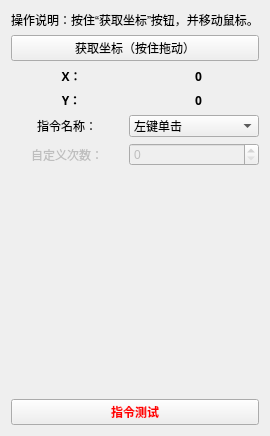
       <widget class="QWidget" name="tab_27">
        <attribute name="title">
         <string>坐标点击</string>
        </attribute>
        <layout class="QVBoxLayout" name="verticalLayout_3">
         <item>
          <widget class="QLabel" name="label_6">
           <property name="sizePolicy">
            <sizepolicy hsizetype="Preferred" vsizetype="Preferred">
             <horstretch>0</horstretch>
             <verstretch>0</verstretch>
            </sizepolicy>
           </property>
           <property name="text">
            <string>操作说明：按住“获取坐标”按钮，并移动鼠标。</string>
           </property>
           <property name="alignment">
            <set>Qt::AlignCenter</set>
           </property>
           <property name="wordWrap">
            <bool>false</bool>
           </property>
           <property name="margin">
            <number>0</number>
           </property>
           <property name="indent">
            <number>-1</number>
           </property>
           <property name="openExternalLinks">
            <bool>false</bool>
           </property>
          </widget>
         </item>
         <item>
          <layout class="QVBoxLayout" name="verticalLayout_60">
           <item>
            <layout class="QGridLayout" name="gridLayout_33">
             <item row="0" column="0" colspan="2">
              <widget class="QPushButton" name="pushButton_4">
               <property name="text">
                <string>获取坐标（按住拖动）</string>
               </property>
              </widget>
             </item>
             <item row="1" column="0">
              <widget class="QLabel" name="label_7">
               <property name="font">
                <font>
                 <family>微软雅黑</family>
                 <weight>75</weight>
                 <bold>true</bold>
                </font>
               </property>
               <property name="text">
                <string>X：</string>
               </property>
               <property name="alignment">
                <set>Qt::AlignCenter</set>
               </property>
              </widget>
             </item>
             <item row="1" column="1">
              <widget class="QLabel" name="label_9">
               <property name="font">
                <font>
                 <family>微软雅黑</family>
                 <weight>75</weight>
                 <bold>true</bold>
                </font>
               </property>
               <property name="text">
                <string>0</string>
               </property>
               <property name="alignment">
                <set>Qt::AlignCenter</set>
               </property>
              </widget>
             </item>
             <item row="2" column="0">
              <widget class="QLabel" name="label_8">
               <property name="font">
                <font>
                 <family>微软雅黑</family>
                 <weight>75</weight>
                 <bold>true</bold>
                </font>
               </property>
               <property name="text">
                <string>Y：</string>
               </property>
               <property name="alignment">
                <set>Qt::AlignCenter</set>
               </property>
              </widget>
             </item>
             <item row="2" column="1">
              <widget class="QLabel" name="label_10">
               <property name="font">
                <font>
                 <family>微软雅黑</family>
                 <weight>75</weight>
                 <bold>true</bold>
                </font>
               </property>
               <property name="text">
                <string>0</string>
               </property>
               <property name="alignment">
                <set>Qt::AlignCenter</set>
               </property>
              </widget>
             </item>
            </layout>
           </item>
           <item>
            <layout class="QGridLayout" name="gridLayout_2">
             <item row="0" column="0">
              <widget class="QLabel" name="label_11">
               <property name="text">
                <string>指令名称：</string>
               </property>
               <property name="alignment">
                <set>Qt::AlignCenter</set>
               </property>
              </widget>
             </item>
             <item row="0" column="1">
              <widget class="QComboBox" name="comboBox_3">
               <item>
                <property name="text">
                 <string>左键单击</string>
                </property>
               </item>
               <item>
                <property name="text">
                 <string>左键双击</string>
                </property>
               </item>
               <item>
                <property name="text">
                 <string>右键单击</string>
                </property>
               </item>
               <item>
                <property name="text">
                 <string>右键双击</string>
                </property>
               </item>
               <item>
                <property name="text">
                 <string>左键（自定义次数）</string>
                </property>
               </item>
               <item>
                <property name="text">
                 <string>仅移动鼠标</string>
                </property>
               </item>
              </widget>
             </item>
             <item row="1" column="0">
              <widget class="QLabel" name="label_22">
               <property name="enabled">
                <bool>false</bool>
               </property>
               <property name="text">
                <string>自定义次数：</string>
               </property>
               <property name="alignment">
                <set>Qt::AlignCenter</set>
               </property>
              </widget>
             </item>
             <item row="1" column="1">
              <widget class="QSpinBox" name="spinBox_2">
               <property name="enabled">
                <bool>false</bool>
               </property>
               <property name="layoutDirection">
                <enum>Qt::LeftToRight</enum>
               </property>
               <property name="alignment">
                <set>Qt::AlignLeading|Qt::AlignLeft|Qt::AlignVCenter</set>
               </property>
               <property name="maximum">
                <number>999</number>
               </property>
              </widget>
             </item>
            </layout>
           </item>
          </layout>
         </item>
         <item>
          <spacer name="verticalSpacer_5">
           <property name="orientation">
            <enum>Qt::Vertical</enum>
           </property>
           <property name="sizeHint" stdset="0">
            <size>
             <width>20</width>
             <height>227</height>
            </size>
           </property>
          </spacer>
         </item>
         <item>
          <widget class="QPushButton" name="pushButton_23">
           <property name="palette">
            <palette>
             <active>
              <colorrole role="ButtonText">
               <brush brushstyle="SolidPattern">
                <color alpha="255">
                 <red>255</red>
                 <green>0</green>
                 <blue>0</blue>
                </color>
               </brush>
              </colorrole>
             </active>
             <inactive>
              <colorrole role="ButtonText">
               <brush brushstyle="SolidPattern">
                <color alpha="255">
                 <red>255</red>
                 <green>0</green>
                 <blue>0</blue>
                </color>
               </brush>
              </colorrole>
             </inactive>
             <disabled>
              <colorrole role="ButtonText">
               <brush brushstyle="SolidPattern">
                <color alpha="255">
                 <red>120</red>
                 <green>120</green>
                 <blue>120</blue>
                </color>
               </brush>
              </colorrole>
             </disabled>
            </palette>
           </property>
           <property name="font">
            <font>
             <family>微软雅黑</family>
             <weight>75</weight>
             <bold>true</bold>
            </font>
           </property>
           <property name="text">
            <string>指令测试</string>
           </property>
          </widget>
         </item>
        </layout>
       </widget>
